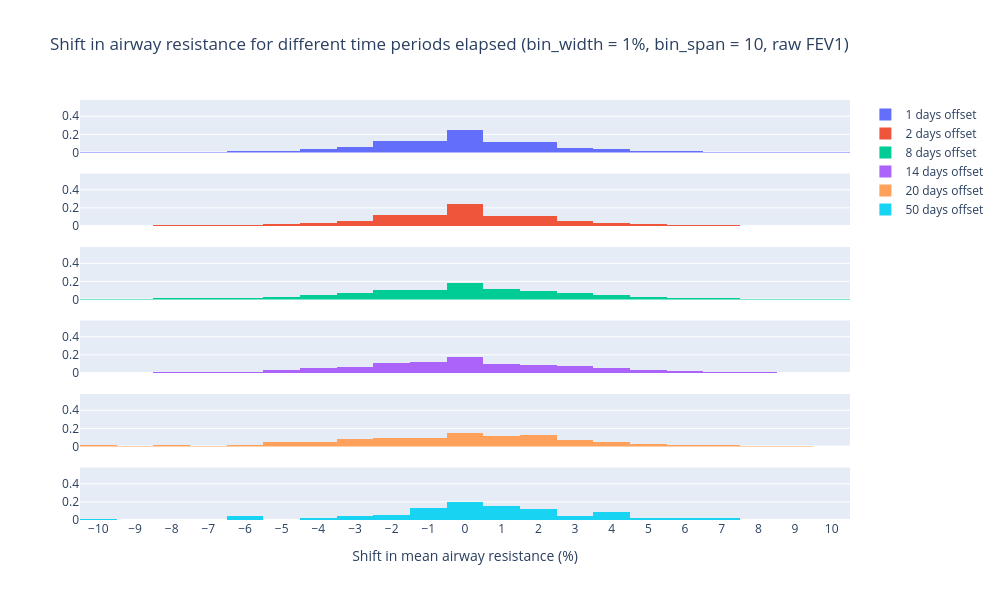

Notebook source saved alongside this figure:
### Code cell
# I want to see the distribution of AR diffs for each day elapsed
from scipy.stats import norm

y_col = "AR mean shift"

fig = make_subplots(rows=6, cols=1, shared_xaxes=True)
# xbin_size = 0.2
xbin_size = 1
# xbin_absolute_span = 50
xbin_absolute_span = 10
xbins = dict(
    start=-xbin_absolute_span - 0.5, end=xbin_absolute_span + 0.5, size=xbin_size
)


def add_plot_for_offset(offset, row):
    df_tmp = df_mixed_offset[df_mixed_offset["Days elapsed"] == offset]
    print(offset, df_tmp.shape)
    fig.add_trace(
        go.Histogram(
            x=df_tmp[y_col],
            xbins=xbins,
            histnorm="probability",
            name=f"{offset} days offset",
        ),
        row=row,
        col=1,
    )
    # Model the data by a normal distribution
    mean = df_tmp[y_col].mean()
    std = df_tmp[y_col].std()
    x = list(range(-10, 11))
    y = norm.pdf(x, loc=mean, scale=std)
    # Add trace
    # fig.add_trace(go.Scatter(x=x, y=y, mode='lines', name=f"Normal distribution for {offset} days offset"), row=row, col=1)


# for offset in range(1, 51):
#     add_plot_for_offset(offset, offset)

add_plot_for_offset(1, 1)
add_plot_for_offset(2, 2)
add_plot_for_offset(8, 3)
add_plot_for_offset(14, 4)
add_plot_for_offset(20, 5)
add_plot_for_offset(50, 6)

# Set y axis range to 0, 0.6
fig.update_yaxes(range=[0, 0.58])
# Set x axis label
fig.update_xaxes(title_text="Shift in mean airway resistance (%)", row=6, col=1)
# fig.update_xaxes(title_text='Change in skewness of airway resistance (%)', row=6, col=1)
# Add x axis tick vals
fig.update_xaxes(tickvals=np.arange(-10, 11, 1), row=6, col=1)
# fig.update_xaxes(tickvals=np.arange(-50, 55, 5), row=6, col=1)
# Update layout
title = f"Shift in airway resistance for different time periods elapsed (bin_width = {xbin_size}%, bin_span = {xbin_absolute_span}, raw FEV1)"
# fig.update_layout(height=2600, width=1000, title=title)
fig.update_layout(height=600, width=1000, title=title)
# Save image
# fig.write_image(f"{dh.get_path_to_main()}/PlotsBreathe/Interconnecting_ARs_entries/{title}.pdf")
fig.show()

### Figure 1 — Plotly figure (JSON) as saved in the notebook; plotly's stock layout.template omitted (floating-point values rounded to 4 significant figures; data arrays with more than 128 entries replaced by an {"elided": "..."} marker saying what was removed)
{"data": [{"histnorm": "probability", "name": "1 days offset", "type": "histogram", "x": {"elided": "21855 float values"}, "xaxis": "x", "xbins": {"end": 10.5, "size": 1, "start": -10.5}, "yaxis": "y"}, {"histnorm": "probability", "name": "2 days offset", "type": "histogram", "x": {"elided": "22155 float values"}, "xaxis": "x2", "xbins": {"end": 10.5, "size": 1, "start": -10.5}, "yaxis": "y2"}, {"histnorm": "probability", "name": "8 days offset", "type": "histogram", "x": {"elided": "2988 float values"}, "xaxis": "x3", "xbins": {"end": 10.5, "size": 1, "start": -10.5}, "yaxis": "y3"}, {"histnorm": "probability", "name": "14 days offset", "type": "histogram", "x": {"elided": "1773 float values"}, "xaxis": "x4", "xbins": {"end": 10.5, "size": 1, "start": -10.5}, "yaxis": "y4"}, {"histnorm": "probability", "name": "20 days offset", "type": "histogram", "x": {"elided": "556 float values"}, "xaxis": "x5", "xbins": {"end": 10.5, "size": 1, "start": -10.5}, "yaxis": "y5"}, {"histnorm": "probability", "name": "50 days offset", "type": "histogram", "x": [1.981, 3.224, 0.7948, -5.852, 0, -3.531, 3.218, 4.045, 2.362, -1.062, 5.551, 3.784, 6.695, -2.45, 0, 0.4571, -1.186, 2.344, -6.46, 4.946, -1.41, -23.97, -12.04, -20.45, -23.68, -1.573, 0.1276, -1.193, 6.32, 10.74, 3.759, 4.29, 0, 3.029, 0, -1.15, 1.748, -1.509, -31.57, -12.08, -3.084, -1.288, 1.666, 0.5225, -2.641, 3.76, -2.275e-08, 0.979, -1.42, -1.308, 0.9019, 0, 0, -1.713, 6.676, 1.185, 0, -9.503, -1.155, 0.2388, 0.2848, 1.489, 11.11, 0.7458, 0.3846, 4.093, -2.673, 1.629, 1.309, -6.077, 1.309, -4.036, 1.006, 1.659, 1.412, 0, 1.82, 1.384, 3.951, 5.171, -0.02142, -11.89, -0.5822, 1.82], "xaxis": "x6", "xbins": {"end": 10.5, "size": 1, "start": -10.5}, "yaxis": "y6"}], "layout": {"height": 600, "title": {"text": "Shift in airway resistance for different time periods elapsed (bin_width = 1%, bin_span = 10, raw FEV1)"}, "width": 1000, "xaxis": {"anchor": "y", "domain": [0, 1], "matches": "x6", "showticklabels": false}, "xaxis2": {"anchor": "y2", "domain": [0, 1], "matches": "x6", "showticklabels": false}, "xaxis3": {"anchor": "y3", "domain": [0, 1], "matches": "x6", "showticklabels": false}, "xaxis4": {"anchor": "y4", "domain": [0, 1], "matches": "x6", "showticklabels": false}, "xaxis5": {"anchor": "y5", "domain": [0, 1], "matches": "x6", "showticklabels": false}, "xaxis6": {"anchor": "y6", "domain": [0, 1], "tickvals": [-10, -9, -8, -7, -6, -5, -4, -3, -2, -1, 0, 1, 2, 3, 4, 5, 6, 7, 8, 9, 10], "title": {"text": "Shift in mean airway resistance (%)"}}, "yaxis": {"anchor": "x", "domain": [0.875, 1], "range": [0, 0.58]}, "yaxis2": {"anchor": "x2", "domain": [0.7, 0.825], "range": [0, 0.58]}, "yaxis3": {"anchor": "x3", "domain": [0.525, 0.65], "range": [0, 0.58]}, "yaxis4": {"anchor": "x4", "domain": [0.35, 0.475], "range": [0, 0.58]}, "yaxis5": {"anchor": "x5", "domain": [0.175, 0.3], "range": [0, 0.58]}, "yaxis6": {"anchor": "x6", "domain": [0, 0.125], "range": [0, 0.58]}}}
